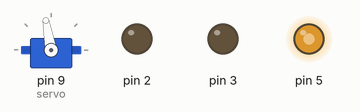
Bench run of a sketch on a simulated Arduino Uno, built with avr-gcc and run on an emulated ATmega328P. Shown: servo, output pins drawn as LEDs (lit = HIGH).

Above: at 0.1 s.
At 2.1 s:
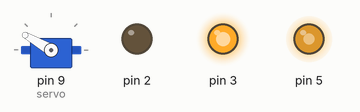
At 32.1 s:
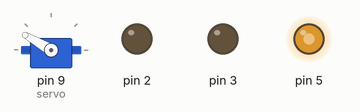
Timing chart, 0 to 33.6 s (numbered marks = the images above):
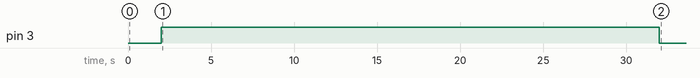

The sketch:

Test1forArduinoCar.ino
```cpp
#include <Servo.h>
Servo servo;

#define ENB 5;

const int motorSpeed = 175;

void setup()
{
  pinMode(2, OUTPUT);
  //NEGATIVE OF MOTOR
  pinMode(3, OUTPUT);
  //POSITIVE OF MOTOR
  pinMode(9, OUTPUT);
  //MOTOR SENSOR PIN
  servo.attach(9);
  servo.write(100);

  digitalWrite(2, LOW);
  digitalWrite(3, LOW);

  analogWrite(5, motorSpeed);

  delay(2000);

  servo.write(150);

  digitalWrite(3, HIGH);
  digitalWrite(2, LOW);

  delay(30000);

  digitalWrite(2, LOW);
  digitalWrite(3,LOW);
}

void loop() {}
```
